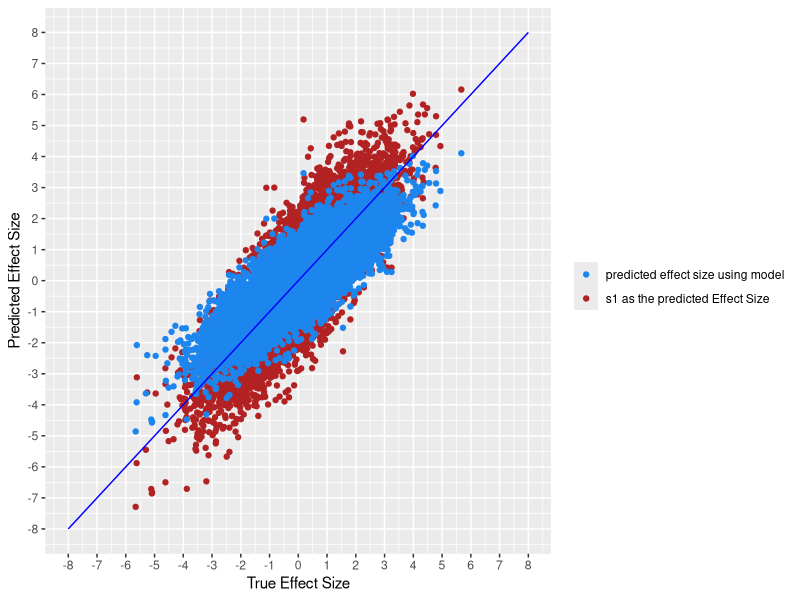
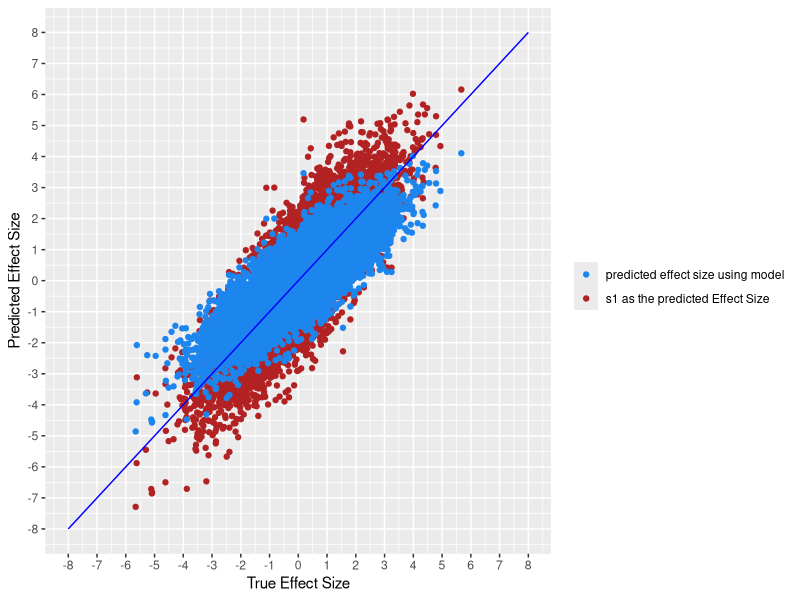

R code for these plots, in order:
library(tidyverse)
library(MASS)
library(ggplot2)
library(dplyr)
library(plyr)
library(reshape2)

#pulling lambda from normal distrubtion 
sigma<-sqrt(2)
N=10000
sampleSize=10000
lambda <- rnorm(n=N, mean=0, sd=sigma)

results<-matrix(nrow=N, ncol=3)

for(i in 1:N){
  results[i,1] = lambda[i]
  results[i,c(2,3)] <- rnorm(n=2,mean=lambda[i],sd=1)
}

results.data=as.data.frame(results)
colnames(results.data)=c("lambda", "s1", "s2")

true_lambda <- function(lambda){
  return(lambda)
}

#the predicted lambda is the lambda that we predict using the multivariate distribution of lambda and s1 (given s1)
compute_mean <- function(s1){
  sigma^2*s1/(1+sigma^2)
}

compute_mean_square <- function(s1){
  sqrt(sigma^2/(1+sigma^2))*s1
}

results.data$pred_lambda <- compute_mean(results.data$s1)
results.data$pred_lambda_sqrt <- compute_mean_square(results.data$s1)


s1_val <- results.data[c("lambda","s1")]
s1_val$grouping = rep("s1 as the predicted Effect Size",10000)
colnames(s1_val) = c("lambda","value")
pred_val <- results.data[c("lambda","pred_lambda")]
pred_val$grouping = rep("predicted effect size using model",10000)
colnames(pred_val) = c("lambda","value")
result.sp.data <- rbind(s1_val,pred_val)
#pred_lambda_sq <- results.data[c("lambda","pred_lambda_sqrt")]
#pred_lambda_sq$grouping<- rep("sqrt",10000)
#colnames(pred_lambda_sq) = c("lambda","value")
result.sp.data <- rbind(s1_val,pred_val)
colnames(result.sp.data) <- c("True_Effect_Size","Predicted_Effect_Size","grouping")

trueVSpred<-ggplot(data = result.sp.data, mapping = aes(x = True_Effect_Size, y =Predicted_Effect_Size, colour=(result.sp.data$grouping)))+
  geom_point()+scale_y_continuous(breaks=seq(-8, 8, 1), limits=c(-8,8))+scale_x_continuous(breaks=seq(-8, 8, 1), limits=c(-8, 8))+ 
  stat_function(fun=true_lambda,geom="line",colour="blue")+
  xlab("True Effect Size")+ylab("Predicted Effect Size")+
  theme(legend.position = "right")+
  scale_color_manual(name = element_blank(), # or name = element_blank()
                     values = c("predicted effect size using model"="dodgerblue2", "s1 as the predicted Effect Size"="firebrick"))
#trueVSpred<-ggplot(data = results.data, mapping = aes(x = lambda, y = s1_pred)) +geom_point()+scale_y_continuous(breaks=seq(-8, 8, 1), limits=c(-8,8))+scale_x_continuous(breaks=seq(-8, 8, 1), limits=c(-8, 8))+ stat_function(fun=true_lambda,geom="line",colour="blue")
trueVSpred
ggsave(filename="trueVSpred.jpg")
